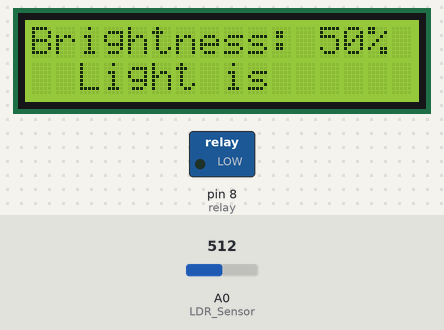
A sketch run on a simulated Arduino Uno, built with avr-gcc and run on an emulated ATmega328P. Shown: 16×2 character LCD, switched loads named in the sketch (green lamp = pin HIGH). Inputs (shaded band) come from the test bench; at power-on: A0 (LDR_Sensor) = 512.

Above: at 3.2 s.
3.3 s: A0 (LDR_Sensor) set to 419
At 4.4 s:
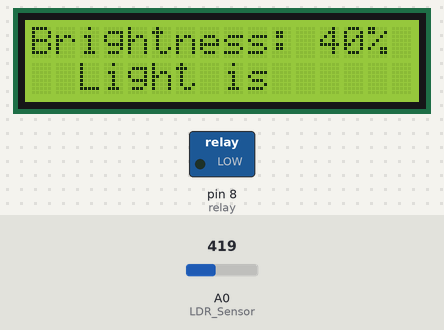
4.8 s: A0 (LDR_Sensor) set to 402
At 5.4 s:
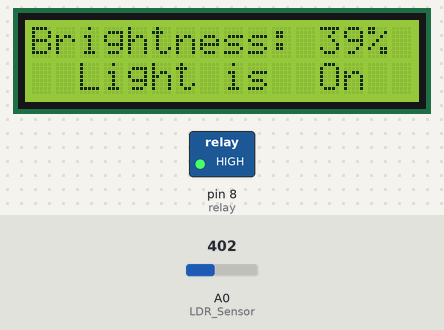
6.3 s: A0 (LDR_Sensor) set to 709
At 7.5 s:
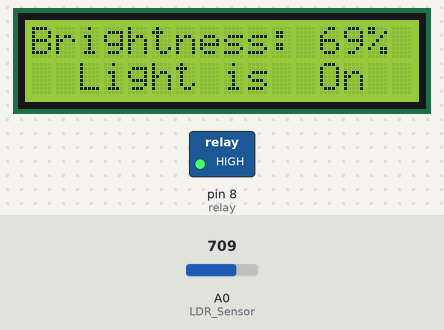
7.8 s: A0 (LDR_Sensor) set to 737
At 8.5 s:
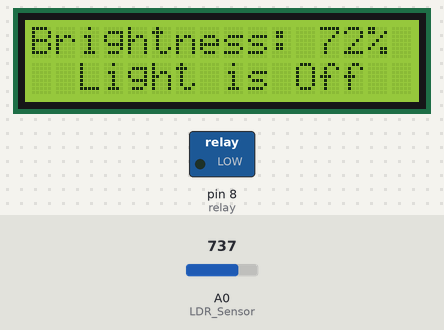
Timing chart, 0 to 10.3 s (numbered marks = the images above; inputs shaded):
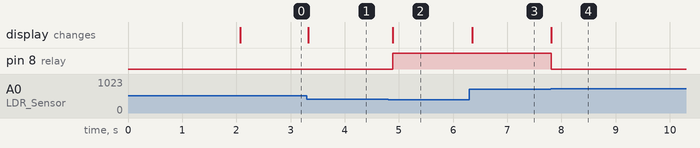

Measured:
- the behaviour switches between 410 and 409 on A0 (LDR_Sensor) (found by bisection; images 1 and 2)
- the behaviour switches between 726 and 727 on A0 (LDR_Sensor) (found by bisection; images 3 and 4)
- after the input at 3.3 s, the display: changes at once (image 1)
- after the input at 4.8 s, pin 8 (relay): LOW → HIGH after 0.09 s; the display: changes after 0.09 s (image 2)
- after the input at 6.3 s, the display: changes after 0.05 s (image 3)
- after the input at 7.8 s, pin 8 (relay): HIGH → LOW at once; the display: changes at once (image 4)

The sketch:

Automatic_Light_Control.ino
```cpp
#include <LiquidCrystal.h>// initialize the library with the numbers of the interface pins
LiquidCrystal lcd(2, 3, 4, 5, 6, 7);

#define LDR_Sensor  A0  //LDR Sensor Pin

#define relay 8 // Out for light

int read_ADC =0;
int Brightness;

void setup(){

pinMode(LDR_Sensor, INPUT);

pinMode(relay, OUTPUT);

lcd.begin(16,2);
lcd.setCursor(0,0);
lcd.print(" WELCOME To  My ");
lcd.setCursor(0,1);
lcd.print("YouTube  Channel");
delay(2000); // Waiting for a while
lcd.clear();
}

void loop(){
read_ADC = analogRead(LDR_Sensor); // read analogue to digital value 0 to 1023
Brightness = read_ADC /10.23; // Maximum value analogue to digital 1023 / 10.23

lcd.setCursor(0, 0);
lcd.print("Brightness: ");
lcd.print(Brightness);
lcd.print("%  ");
lcd.setCursor(0,1);
lcd.print("  Light is ");

if(Brightness<40){digitalWrite(relay,HIGH); lcd.print(" On");}
if(Brightness>70){digitalWrite(relay,LOW);  lcd.print("Off");}

delay(100);
}
```
